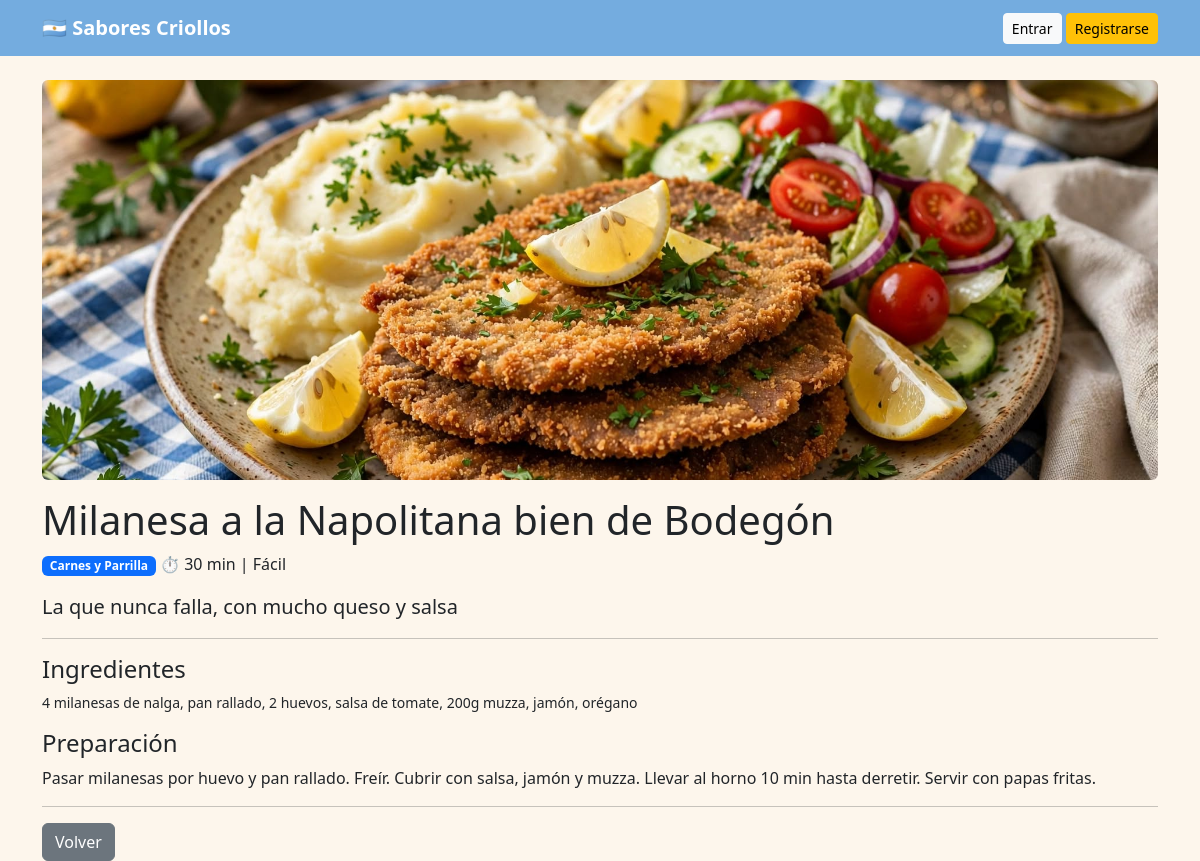
The app's page /receta/2/ with its own data.
### blog/models.py (models this page shows, shortened)
class Receta(models.Model):
    CATEGORIAS = [
        ('guisos', 'Guisos y Ollas'),
        ('carnes', 'Carnes y Parrilla'),
        ('pastas', 'Pastas con Tuco'),
        ('clasicos', 'Clásicos de Bodegón'),
    ]
    titulo = models.CharField(max_length=200)
    categoria = models.CharField(max_length=20, choices=CATEGORIAS, default='clasicos')
    descripcion = models.CharField(max_length=250, help_text="Ej: El guiso que hacía mi abuela los domingos")
    ingredientes = models.TextField(help_text="Uno por línea")
    pasos = models.TextField()
    tiempo = models.CharField(max_length=50, default="60 min")
    dificultad = models.CharField(max_length=50, default="Media")
    autor = models.ForeignKey(User, on_delete=models.CASCADE)
    fecha = models.DateTimeField(auto_now_add=True)
    imagen = models.ImageField(upload_to='recetas/', blank=True, null=True)

### blog/views.py (the view)
# urls.py: path('receta/<int:pk>/', RecetaDetailView.as_view(), name='detalle_receta'),
class RecetaDetailView(DetailView):
    model = Receta
    template_name = 'blog/receta_detail.html'

### templates/blog/receta_detail.html (shortened to what this page needs)
{% extends 'base.html' %}
{% block content %}
{% if object.imagen %}<img src="{{ object.imagen.url }}" class="img-fluid rounded mb-3" style="max-height:400px;width:100%;object-fit:cover">{% endif %}
<h1>{{ object.titulo }}</h1>
<p><span class="badge bg-primary">{{ object.get_categoria_display }}</span> ⏱ {{ object.tiempo }} | {{ object.dificultad }}</p>
<p class="lead">{{ object.descripcion }}</p><hr>
<h4>Ingredientes</h4>
<pre style="white-space:pre-wrap;font-family:inherit">{{ object.ingredientes }}</pre>
<h4>Preparación</h4>
<p style="white-space:pre-wrap">{{ object.pasos }}</p><hr>
<a href="/" class="btn btn-secondary">Volver</a>
{% endblock %}

### templates/base.html (style rules this page uses)
body { background:#fdf6ec }

### records on screen
Receta: imagen (picture), titulo "Milanesa a la Napolitana bien de Bodegón", categoria "Carnes y Parrilla", tiempo "30 min", dificultad "Fácil", descripcion "La que nunca falla, con mucho queso y salsa", ingredientes "4 milanesas de nalga, pan rallado, 2 huevos, salsa de tomate, 200g muzza, jamón, orégano", pasos "Pasar milanesas por huevo y pan rallado. Freír. Cubrir con salsa, jamón y muzza. Llevar al horno 10 min hasta derretir. Servir con papas fritas."
